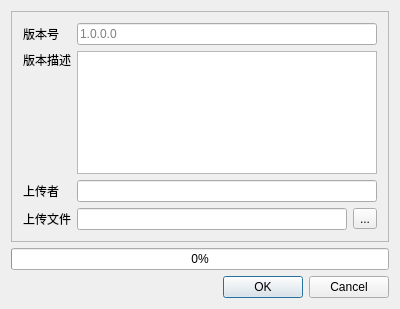
<?xml version="1.0" encoding="UTF-8"?>
<ui version="4.0">
 <class>MainWindow</class>
 <widget class="QMainWindow" name="MainWindow">
  <property name="geometry">
   <rect>
    <x>0</x>
    <y>0</y>
    <width>400</width>
    <height>309</height>
   </rect>
  </property>
  <property name="windowTitle">
   <string>MainWindow</string>
  </property>
  <widget class="QWidget" name="centralWidget">
   <layout class="QGridLayout" name="gridLayout">
    <item row="2" column="0">
     <widget class="QDialogButtonBox" name="buttonBox">
      <property name="orientation">
       <enum>Qt::Horizontal</enum>
      </property>
      <property name="standardButtons">
       <set>QDialogButtonBox::Cancel|QDialogButtonBox::Ok</set>
      </property>
      <property name="centerButtons">
       <bool>false</bool>
      </property>
     </widget>
    </item>
    <item row="0" column="0">
     <widget class="QFrame" name="frame">
      <property name="frameShape">
       <enum>QFrame::StyledPanel</enum>
      </property>
      <property name="frameShadow">
       <enum>QFrame::Raised</enum>
      </property>
      <layout class="QGridLayout" name="gridLayout_2">
       <item row="0" column="0">
        <widget class="QLabel" name="lblVersionNo">
         <property name="text">
          <string>版本号</string>
         </property>
        </widget>
       </item>
       <item row="0" column="1">
        <widget class="QLineEdit" name="leVersionNo">
         <property name="toolTip">
          <string>&lt;html&gt;&lt;head/&gt;&lt;body&gt;&lt;p&gt;版本号格式如：1.0.0.0&lt;/p&gt;&lt;/body&gt;&lt;/html&gt;</string>
         </property>
         <property name="maxLength">
          <number>15</number>
         </property>
         <property name="placeholderText">
          <string>1.0.0.0</string>
         </property>
         <property name="clearButtonEnabled">
          <bool>true</bool>
         </property>
        </widget>
       </item>
       <item row="1" column="0">
        <widget class="QLabel" name="lblVersionDesc">
         <property name="text">
          <string>版本描述</string>
         </property>
         <property name="alignment">
          <set>Qt::AlignLeading|Qt::AlignLeft|Qt::AlignTop</set>
         </property>
        </widget>
       </item>
       <item row="1" column="1">
        <widget class="QTextEdit" name="leVersionDesc"/>
       </item>
       <item row="2" column="0">
        <widget class="QLabel" name="lblUploader">
         <property name="text">
          <string>上传者</string>
         </property>
        </widget>
       </item>
       <item row="2" column="1">
        <widget class="QLineEdit" name="leUploader">
         <property name="clearButtonEnabled">
          <bool>true</bool>
         </property>
        </widget>
       </item>
       <item row="3" column="0">
        <widget class="QLabel" name="lblUploadFile">
         <property name="text">
          <string>上传文件</string>
         </property>
        </widget>
       </item>
       <item row="3" column="1">
        <layout class="QHBoxLayout" name="horizontalLayout">
         <item>
          <widget class="QLineEdit" name="leUploadFile"/>
         </item>
         <item>
          <widget class="QToolButton" name="btnOpenFIle">
           <property name="text">
            <string>...</string>
           </property>
          </widget>
         </item>
        </layout>
       </item>
      </layout>
      <zorder>lblUploadFile</zorder>
      <zorder>lblUploader</zorder>
      <zorder>lblVersionDesc</zorder>
      <zorder>lblVersionNo</zorder>
      <zorder>leVersionNo</zorder>
      <zorder>leVersionDesc</zorder>
      <zorder>leUploader</zorder>
      <zorder></zorder>
     </widget>
    </item>
    <item row="1" column="0">
     <widget class="QProgressBar" name="progressBar">
      <property name="value">
       <number>0</number>
      </property>
      <property name="textVisible">
       <bool>true</bool>
      </property>
      <property name="invertedAppearance">
       <bool>false</bool>
      </property>
      <property name="textDirection">
       <enum>QProgressBar::TopToBottom</enum>
      </property>
     </widget>
    </item>
   </layout>
  </widget>
  <widget class="QMenuBar" name="menuBar">
   <property name="geometry">
    <rect>
     <x>0</x>
     <y>0</y>
     <width>400</width>
     <height>28</height>
    </rect>
   </property>
  </widget>
 </widget>
 <layoutdefault spacing="6" margin="11"/>
 <resources/>
 <connections/>
</ui>
